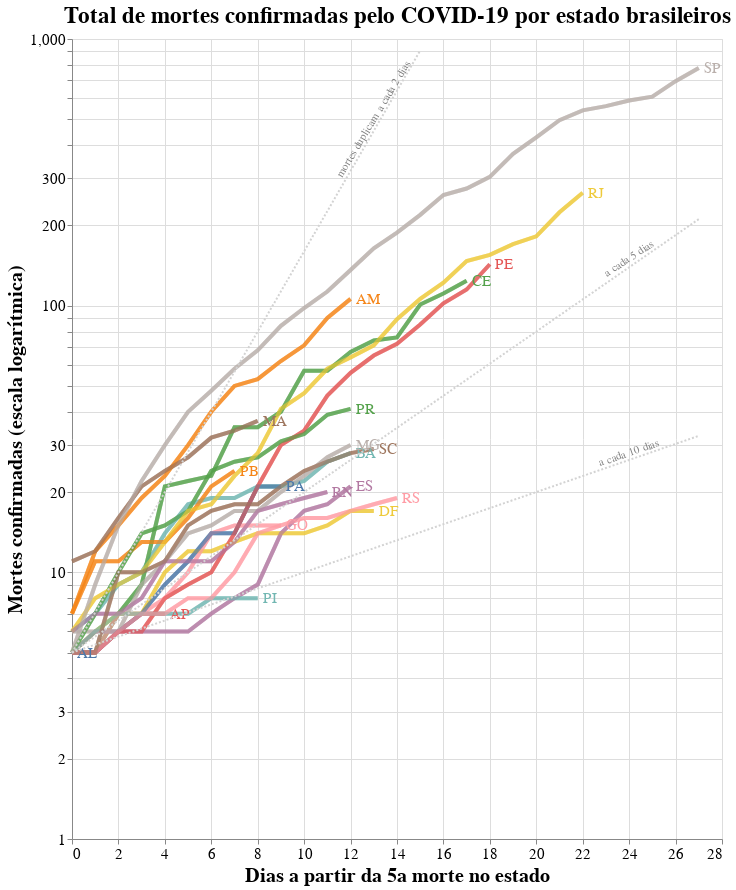

The notebook cell this image was saved under:
### Code cell
import altair as alt

# Selection tool
selection = alt.selection_single(fields=['state'])
# Color change when clicked
color = alt.condition(selection,
                    alt.Color('state:N'),
                    alt.value('lightgray'))


# Base altair plot 
base = alt.Chart(deaths_long, title="Total de mortes confirmadas pelo COVID-19 por estado brasileiros").mark_line(strokeWidth=4, opacity=0.7).encode(
    x=alt.X('Day'),
    y=alt.Y('Deaths', scale=alt.Scale(type='log')),
    color=alt.Color('state', legend=None),
).properties(
    width=650,
    height=800
)

# Chart
chart = base.encode(
  color=alt.condition(selection, 'state:N', alt.value('lightgray')),
  tooltip=['state:N', 'yearmonthdate(Date):N', 'Deaths:N']
).add_selection(
  selection
)

# Overlay
overlay = base.encode(
  color='state',
  opacity=alt.value(0.5),
).transform_filter(
  selection
)

# Text labels
text = base.mark_text(
    align='left',
    dx=5,
    size=15
).encode(
    x=alt.X('Day', aggregate='max',  axis=alt.Axis(title='Dias a partir da 5a morte no estado')),
    y=alt.Y('Deaths', aggregate={'argmax': 'Day'}, axis=alt.Axis(title='Mortes confirmadas (escala logarítmica)')),
    text='state'
).transform_filter(
    selection
)

# Add doubling line

## Death doubles every 2 days
j = 0
for i in range(0,deaths_long.Day.max()):
    if 5*pow(2,(i/2)) < deaths_long.Deaths.max():
      j = i+2

source2 = alt.sequence(start=0, stop=j, step=1, as_='x')

double2 = alt.Chart(source2).mark_line(strokeDash=[2,2]).transform_calculate(
    double2='5*pow(2,(datum.x/2))'
).transform_fold(
    ['double2']
).encode(
    x='x:Q',
    y='value:Q',
    color=alt.value('lightgray')
)

text2 = alt.Chart({'values':[{'x': 13, 'y': 500}]}).mark_text(
    text='mortes duplicam a cada 2 dias', angle=301,
    color = 'gray'
).encode(
    x='x:Q', y='y:Q'
)

## Death doubles every 5 days
j = 0
for i in range(0,deaths_long.Day.max()):
    if 5*pow(2,(i/5)) < deaths_long.Deaths.max():
      j = i+2

source5 = alt.sequence(start=0, stop=j, step=1, as_='x')

double5 = alt.Chart(source5).mark_line(strokeDash=[2,2]).transform_calculate(
    double5='5*pow(2,(datum.x/5))'
).transform_fold(
    ['double5']
).encode(
    x='x:Q',
    y='value:Q',
    color=alt.value('lightgray')
)

text5 = alt.Chart({'values':[{'x': 24, 'y': 150}]}).mark_text(
    text='a cada 5 dias', angle=327,
    color = 'gray'
).encode(
    x='x:Q', y='y:Q'
)

## Death doubles every 10 days
j = 0
for i in range(0,deaths_long.Day.max()):
    if 5*pow(2,(i/10)) < deaths_long.Deaths.max():
      j = i+2

source10 = alt.sequence(start=0, stop=j, step=1, as_='x')

double10 = alt.Chart(source10).mark_line(strokeDash=[2,2]).transform_calculate(
    double10='5*pow(2,(datum.x/10))'
).transform_fold(
    ['double10']
).encode(
    x='x:Q',
    y='value:Q',
    color=alt.value('lightgray')
)

text10 = alt.Chart({'values':[{'x': 24, 'y': 28}]}).mark_text(
    text='a cada 10 dias', angle=341,
    color = 'gray'
).encode(
    x='x:Q', y='y:Q'
)

# Sum it all up
alt.layer(chart, overlay, text, double2, double5, double10, text2, text5, text10).configure_axis(
    labelFontSize=15,
    titleFontSize=20
).configure_title(
    fontSize=23
)


# Sum em up!
#chart + overlay + text

### Figure 1 — Vega-Lite specification as saved in the notebook (floating-point values rounded to 4 significant figures; data arrays with more than 128 entries replaced by an {"elided": "..."} marker saying what was removed)
{"config": {"view": {"continuousWidth": 400, "continuousHeight": 300}, "axis": {"labelFontSize": 15, "titleFontSize": 20}, "title": {"fontSize": 23}}, "layer": [{"data": {"name": "data-f9bd4fc19ba65d3b6b81c9bfdf756412"}, "mark": {"type": "line", "opacity": 0.7, "strokeWidth": 4}, "encoding": {"color": {"condition": {"type": "nominal", "field": "state", "selection": "selector111"}, "value": "lightgray"}, "tooltip": [{"type": "nominal", "field": "state"}, {"type": "nominal", "field": "Date", "timeUnit": "yearmonthdate"}, {"type": "nominal", "field": "Deaths"}], "x": {"type": "quantitative", "field": "Day"}, "y": {"type": "quantitative", "field": "Deaths", "scale": {"type": "log"}}}, "height": 800, "selection": {"selector111": {"type": "single", "fields": ["state"]}}, "title": "Total de mortes confirmadas pelo COVID-19 por estado brasileiros", "width": 650}, {"data": {"name": "data-f9bd4fc19ba65d3b6b81c9bfdf756412"}, "mark": {"type": "line", "opacity": 0.7, "strokeWidth": 4}, "encoding": {"color": {"type": "nominal", "field": "state"}, "opacity": {"value": 0.5}, "x": {"type": "quantitative", "field": "Day"}, "y": {"type": "quantitative", "field": "Deaths", "scale": {"type": "log"}}}, "height": 800, "title": "Total de mortes confirmadas pelo COVID-19 por estado brasileiros", "transform": [{"filter": {"selection": "selector111"}}], "width": 650}, {"data": {"name": "data-f9bd4fc19ba65d3b6b81c9bfdf756412"}, "mark": {"type": "text", "align": "left", "dx": 5, "size": 15}, "encoding": {"color": {"type": "nominal", "field": "state", "legend": null}, "text": {"type": "nominal", "field": "state"}, "x": {"type": "quantitative", "aggregate": "max", "axis": {"title": "Dias a partir da 5a morte no estado"}, "field": "Day"}, "y": {"type": "quantitative", "aggregate": {"argmax": "Day"}, "axis": {"title": "Mortes confirmadas (escala logarítmica)"}, "field": "Deaths"}}, "height": 800, "title": "Total de mortes confirmadas pelo COVID-19 por estado brasileiros", "transform": [{"filter": {"selection": "selector111"}}], "width": 650}, {"data": {"sequence": {"start": 0, "stop": 16, "step": 1, "as": "x"}}, "mark": {"type": "line", "strokeDash": [2, 2]}, "encoding": {"color": {"value": "lightgray"}, "x": {"type": "quantitative", "field": "x"}, "y": {"type": "quantitative", "field": "value"}}, "transform": [{"calculate": "5*pow(2,(datum.x/2))", "as": "double2"}, {"fold": ["double2"]}]}, {"data": {"sequence": {"start": 0, "stop": 28, "step": 1, "as": "x"}}, "mark": {"type": "line", "strokeDash": [2, 2]}, "encoding": {"color": {"value": "lightgray"}, "x": {"type": "quantitative", "field": "x"}, "y": {"type": "quantitative", "field": "value"}}, "transform": [{"calculate": "5*pow(2,(datum.x/5))", "as": "double5"}, {"fold": ["double5"]}]}, {"data": {"sequence": {"start": 0, "stop": 28, "step": 1, "as": "x"}}, "mark": {"type": "line", "strokeDash": [2, 2]}, "encoding": {"color": {"value": "lightgray"}, "x": {"type": "quantitative", "field": "x"}, "y": {"type": "quantitative", "field": "value"}}, "transform": [{"calculate": "5*pow(2,(datum.x/10))", "as": "double10"}, {"fold": ["double10"]}]}, {"data": {"name": "data-bf3a284e2fbb064d7dde36f27f5d5a49"}, "mark": {"type": "text", "angle": 301, "color": "gray", "text": "mortes duplicam a cada 2 dias"}, "encoding": {"x": {"type": "quantitative", "field": "x"}, "y": {"type": "quantitative", "field": "y"}}}, {"data": {"name": "data-a5e84210b4d4cca84e8909f0953192d0"}, "mark": {"type": "text", "angle": 327, "color": "gray", "text": "a cada 5 dias"}, "encoding": {"x": {"type": "quantitative", "field": "x"}, "y": {"type": "quantitative", "field": "y"}}}, {"data": {"name": "data-dbb29c180f31612da348591fe6fbeab2"}, "mark": {"type": "text", "angle": 341, "color": "gray", "text": "a cada 10 dias"}, "encoding": {"x": {"type": "quantitative", "field": "x"}, "y": {"type": "quantitative", "field": "y"}}}], "$schema": "https://vega.github.io/schema/vega-lite/v4.8.1.json", "datasets": {"data-f9bd4fc19ba65d3b6b81c9bfdf756412": {"elided": "260 records"}, "data-bf3a284e2fbb064d7dde36f27f5d5a49": [{"x": 13, "y": 500}], "data-a5e84210b4d4cca84e8909f0953192d0": [{"x": 24, "y": 150}], "data-dbb29c180f31612da348591fe6fbeab2": [{"x": 24, "y": 28}]}}
